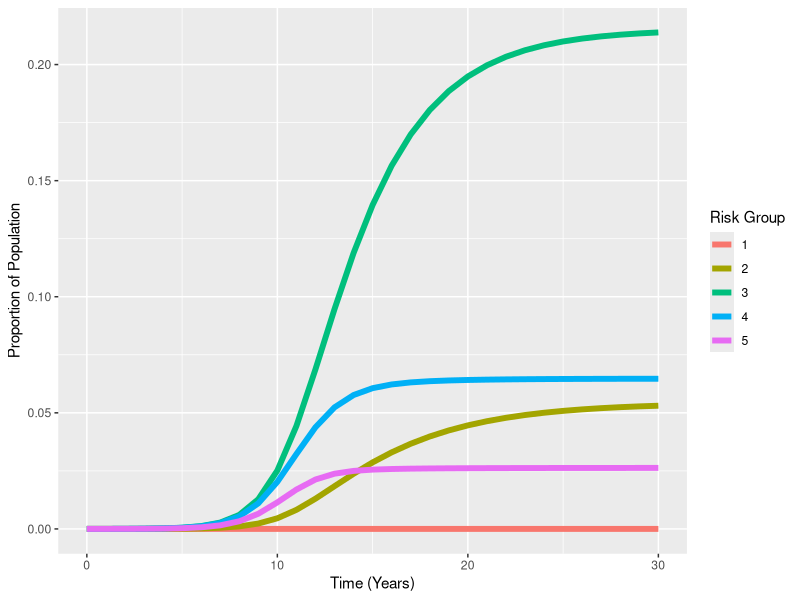

Source code (R):
rm(list=ls())
library(deSolve)
library(ggplot2)
library(reshape2)

m<-5  #Number of risk groups
beta <- 0.0016*c(0,3,10,60,100)%*%t(c(0,3,10,60,100)) #Matrix of transmission rates between to risk group i (rows) from risk group j (columns)
gamma<-rep(0.2,m) #Vector of recovery rate per risk group 


n<-c(0.06,0.31,0.52,0.08,0.03) #Vector of proportion of the population that are in each risk group
x<-c(0.0,0.0,0.0,0.0,1e-5)  #Vector of initial proportions of the population that are both infectious and in each risk group
MaxTime<-30 #Number of years


sis_ode <- function(times,x,parms){
  with(as.list(c(parms,x)),{
    # ODEs
    S <- 
    I <- matrix(x[1:m],nrow=m,ncol=1)
    dI<-+(beta%*%I)*(n-I)-gamma*I
    list(c(dI))
  })
}


times<-seq(0,MaxTime,1)
parms<-list(beta=beta,gamma=gamma,n=n,m=m)
sis_out <- as.data.frame(lsoda(x,times,sis_ode,parms))

sis_out_long <- melt(sis_out,"time")  #Collapse dataset from "wide" to "long" format for plotting
ggplot(sis_out_long,aes(x=time,y=value,colour=variable,group=variable))+
  # Add line
  geom_line(lwd=2)+
  #Add labels
  labs(x="Time (Years)",y="Proportion of Population",color="Risk Group")
